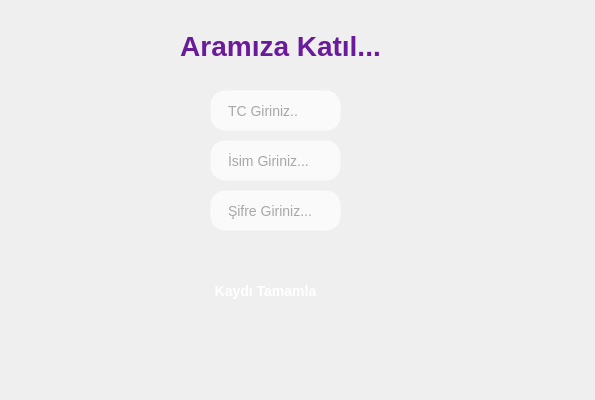
<?xml version="1.0" encoding="UTF-8"?>
<ui version="4.0">
 <class>KayitEkrani</class>
 <widget class="QDialog" name="KayitEkrani">
  <property name="geometry">
   <rect>
    <x>0</x>
    <y>0</y>
    <width>595</width>
    <height>400</height>
   </rect>
  </property>
  <property name="windowTitle">
   <string>KayitEkrani</string>
  </property>
  <property name="styleSheet">
   <string notr="true">/* --- GENEL PENCERE AYARLARI --- */
/* Buradaki QDialog yerine pencerenin objectName'i varsa onu da yazabilirsin */
QDialog {
    /* EĞER ELİNDE ARKA PLAN RESMİ VARSA AŞAĞIDAKİ SATIRI KULLAN: */
    /* background-image: url(:/resimler/arkaplan.png); */
    /* background-position: center; */
    
    /* RESİM YOKSA BENZER BİR PASTEL GEÇİŞ İÇİN BUNU KULLAN: */
    background: qlineargradient(x1:0, y1:0, x2:1, y2:1, 
                                stop:0 #E0F7FA,  /* Açık mavi */
                                stop:0.5 #F3E5F5, /* Açık lila */
                                stop:1 #FFF3E0); /* Açık turuncu */
}

/* --- YAZI KUTULARI (QLineEdit) --- */
QLineEdit {
    /* Hafif şeffaf beyaz arka plan (Glassmorphism etkisi) */
    background-color: rgba(255, 255, 255, 180); 
    border: 1px solid rgba(255, 255, 255, 0); /* Kenarlığı gizle ya da çok silik yap */
    border-radius: 15px; /* Kenarları yuvarlat */
    padding: 8px 15px;   /* İçeriden boşluk bırak, yazı yapışmasın */
    font-size: 14px;
    color: #555555;      /* Yazı rengi koyu gri */
    selection-background-color: #a6d4fa;
}

/* Kutuya tıklayınca (Focus) */
QLineEdit:focus {
    background-color: rgba(255, 255, 255, 230);
    border: 1px solid #b39ddb; /* Tıklanınca hafif mor bir kenarlık */
}

/* --- BUTONLAR (QPushButton) --- */
QPushButton {
    /* 2. resimdeki 'ekle' butonu gibi pembe/lila tonu */
    background-color: qlineargradient(x1:0, y1:0, x2:1, y2:0, 
                                      stop:0 #f8bbd0, stop:1 #f48fb1);
    color: white;
    font-weight: bold;
    border-radius: 15px; /* Butonları da yuvarlat */
    padding: 10px 20px;
    font-size: 14px;
    border: none;
}

/* Butonun üzerine gelince */
QPushButton:hover {
    background-color: qlineargradient(x1:0, y1:0, x2:1, y2:0, 
                                      stop:0 #f48fb1, stop:1 #ec407a);
}

/* Butona basınca */
QPushButton:pressed {
    padding-top: 12px; /* Basılma hissi için yazıyı az aşağı kaydır */
    padding-left: 21px;
}

/* --- ETİKETLER (QLabel - Eğer varsa) --- */
QLabel {
    color: #4a4a4a;
    font-family: &quot;Segoe UI&quot;, sans-serif;
    font-size: 13px;
    font-weight: 600;
    background: transparent; /* Arka planı şeffaf olsun ki resim görünsün */
}

QLabel#lblBaslik {
    color: #6a1b9a; /* Diğer butonlarla uyumlu koyu bir mor/lila tonu */
    font-family: &quot;Segoe UI&quot;, sans-serif; /* Modern yazı tipi */
    font-size: 28px; /* Yazı boyutu büyük olsun */
    font-weight: bold; /* Kalın yazı */
    background-color: transparent; /* Arka plan şeffaf kalsın */
    margin-bottom: 10px; /* Alttaki kutularla arasına biraz mesafe koyar */
}

/* İsteğe bağlı: Mouse üzerine gelince hafif parlasın istersen */
QLabel#lblBaslik:hover {
    color: #8e24aa; 
}
</string>
  </property>
  <widget class="QLineEdit" name="txtYeniTC">
   <property name="geometry">
    <rect>
     <x>210</x>
     <y>90</y>
     <width>131</width>
     <height>41</height>
    </rect>
   </property>
   <property name="styleSheet">
    <string notr="true">/* --- GENEL PENCERE AYARLARI --- */
/* Buradaki QDialog yerine pencerenin objectName'i varsa onu da yazabilirsin */
QDialog {
    /* EĞER ELİNDE ARKA PLAN RESMİ VARSA AŞAĞIDAKİ SATIRI KULLAN: */
    /* background-image: url(:/resimler/arkaplan.png); */
    /* background-position: center; */
    
    /* RESİM YOKSA BENZER BİR PASTEL GEÇİŞ İÇİN BUNU KULLAN: */
    background: qlineargradient(x1:0, y1:0, x2:1, y2:1, 
                                stop:0 #E0F7FA,  /* Açık mavi */
                                stop:0.5 #F3E5F5, /* Açık lila */
                                stop:1 #FFF3E0); /* Açık turuncu */
}

/* --- YAZI KUTULARI (QLineEdit) --- */
QLineEdit {
    /* Hafif şeffaf beyaz arka plan (Glassmorphism etkisi) */
    background-color: rgba(255, 255, 255, 180); 
    border: 1px solid rgba(255, 255, 255, 0); /* Kenarlığı gizle ya da çok silik yap */
    border-radius: 15px; /* Kenarları yuvarlat */
    padding: 8px 15px;   /* İçeriden boşluk bırak, yazı yapışmasın */
    font-size: 14px;
    color: #555555;      /* Yazı rengi koyu gri */
    selection-background-color: #a6d4fa;
}

/* Kutuya tıklayınca (Focus) */
QLineEdit:focus {
    background-color: rgba(255, 255, 255, 230);
    border: 1px solid #b39ddb; /* Tıklanınca hafif mor bir kenarlık */
}

/* --- BUTONLAR (QPushButton) --- */
QPushButton {
    /* 2. resimdeki 'ekle' butonu gibi pembe/lila tonu */
    background-color: qlineargradient(x1:0, y1:0, x2:1, y2:0, 
                                      stop:0 #f8bbd0, stop:1 #f48fb1);
    color: white;
    font-weight: bold;
    border-radius: 15px; /* Butonları da yuvarlat */
    padding: 10px 20px;
    font-size: 14px;
    border: none;
}

/* Butonun üzerine gelince */
QPushButton:hover {
    background-color: qlineargradient(x1:0, y1:0, x2:1, y2:0, 
                                      stop:0 #f48fb1, stop:1 #ec407a);
}

/* Butona basınca */
QPushButton:pressed {
    padding-top: 12px; /* Basılma hissi için yazıyı az aşağı kaydır */
    padding-left: 21px;
}

/* --- ETİKETLER (QLabel - Eğer varsa) --- */
QLabel {
    color: #4a4a4a;
    font-family: &quot;Segoe UI&quot;, sans-serif;
    font-size: 13px;
    font-weight: 600;
    background: transparent; /* Arka planı şeffaf olsun ki resim görünsün */
}</string>
   </property>
   <property name="placeholderText">
    <string>TC Giriniz..</string>
   </property>
  </widget>
  <widget class="QLineEdit" name="txtYeniAd">
   <property name="geometry">
    <rect>
     <x>210</x>
     <y>140</y>
     <width>131</width>
     <height>41</height>
    </rect>
   </property>
   <property name="placeholderText">
    <string>İsim Giriniz...</string>
   </property>
  </widget>
  <widget class="QLineEdit" name="txtYeniSifre">
   <property name="geometry">
    <rect>
     <x>210</x>
     <y>190</y>
     <width>131</width>
     <height>41</height>
    </rect>
   </property>
   <property name="echoMode">
    <enum>QLineEdit::Password</enum>
   </property>
   <property name="placeholderText">
    <string>Şifre Giriniz...</string>
   </property>
  </widget>
  <widget class="QPushButton" name="btnTamamla">
   <property name="geometry">
    <rect>
     <x>190</x>
     <y>270</y>
     <width>151</width>
     <height>41</height>
    </rect>
   </property>
   <property name="text">
    <string>Kaydı Tamamla</string>
   </property>
  </widget>
  <widget class="QLabel" name="lblBaslik">
   <property name="geometry">
    <rect>
     <x>80</x>
     <y>20</y>
     <width>401</width>
     <height>61</height>
    </rect>
   </property>
   <property name="text">
    <string>Aramıza Katıl...</string>
   </property>
   <property name="alignment">
    <set>Qt::AlignCenter</set>
   </property>
  </widget>
 </widget>
 <layoutdefault spacing="6" margin="11"/>
 <resources/>
 <connections/>
</ui>
